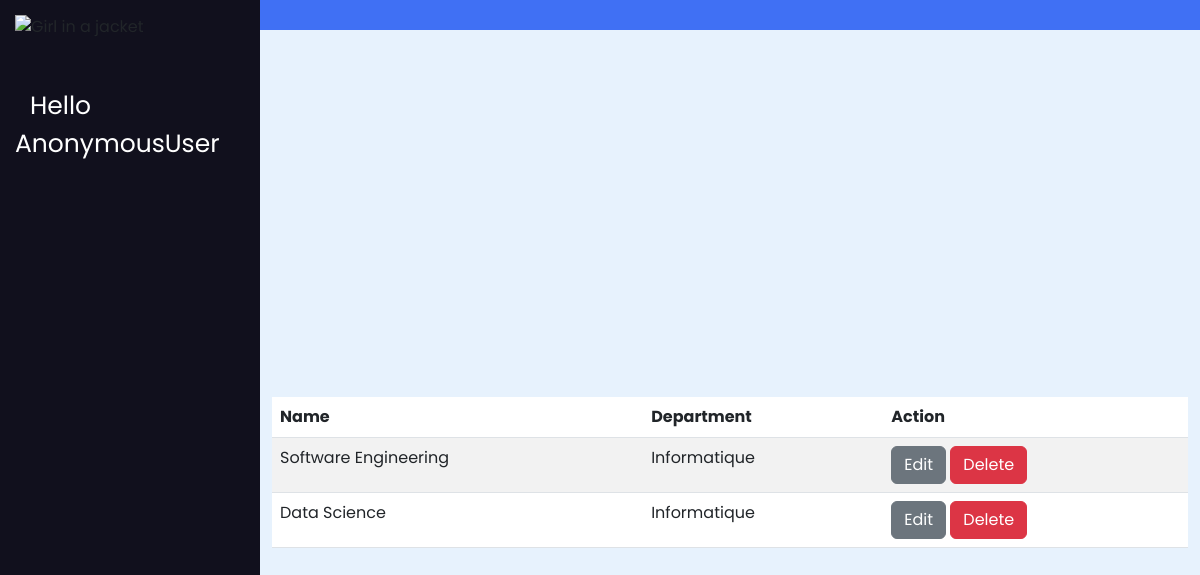
Page /list_formations/ on the committed database.
### exam_app/models.py (models this page shows, shortened)
class Formation(models.Model):
    name = models.CharField(max_length=30)
    departement = models.ForeignKey('Departement', on_delete=models.CASCADE)

class Departement(models.Model):
    name = models.CharField(max_length=30)
    description = models.CharField(max_length=200)
    def __str__(self):
        return self.name

### exam_app/views.py (the view)
# urls.py: path('list_formations/', formationListView, name='formation_list'),
def formationListView(request):
    formations = Formation.objects.all()
    return render(request, 'formation_list.html', {'formations': formations})

### exam_app/templates/formation_list.html
{% extends "base.html" %}
{% block content %}
<div class="container">
    <table class="table table-striped">
        <thead>
            <tr>
                <th>Name</th>
                <th>Department</th>
                <th>Action</th>
            </tr>
        </thead>
        <tbody>
            {% for formation in formations %}
            <tr>
        <td>{{ formation.name }}</td>
                <td>{{ formation.departement }}</td>
                <td>
                    <a href="{% url 'formation_update' formation.id %}" class="btn btn-secondary">Edit</a>
                    <a href="{% url 'formation_delete' formation.id %}" class="btn btn-danger">Delete</a>
                </td>
            </tr>
            {% endfor %}
        </tbody>
    </table>
</div>
{% endblock content %}

### exam_app/static/css/style.css (style rules this page uses)
* { margin: 0; padding: 0; box-sizing: border-box; font-family: "Poppins", sans-serif; }

### rows in the picture
Formation: name "Software Engineering", departement "Informatique"
Formation: name "Data Science", departement "Informatique"

### other values in the picture
{{ request.user }} "AnonymousUser"
